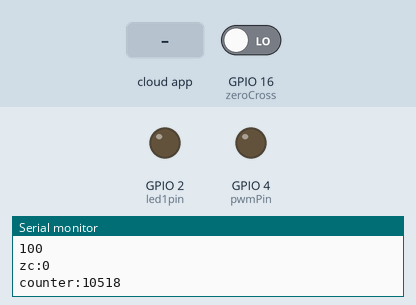
Bench run of a sketch on a simulated ESP32. Parts: output pins drawn as LEDs (lit = HIGH), the last lines printed to the serial monitor. Inputs (shaded band) come from the test bench; at power-on: GPIO 16 (zeroCross) LOW. WiFi joins after 1.5 s; servers stay silent unless stated; the Firebase database answers and starts empty.

Above: at 2.7 s.
2.8 s: GPIO 16 (zeroCross) driven HIGH
At 3.6 s:
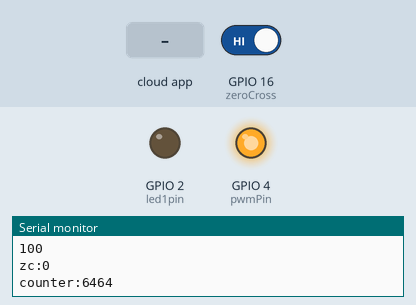
4.3 s: the phone or cloud app sets switch to on
At 5.3 s:
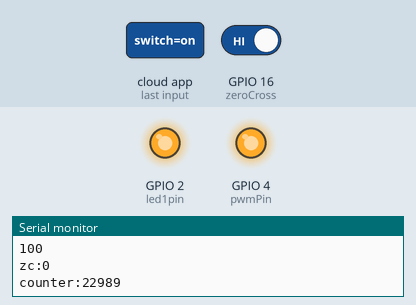
Timing chart, 0 to 7.3 s (numbered marks = the images above; inputs shaded):
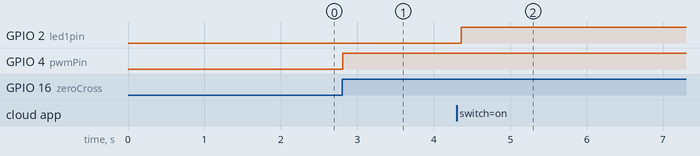

Measured:
- after the input at 2.8 s, GPIO 4 (pwmPin): LOW → HIGH at once
- after the input at 4.3 s, GPIO 2 (led1pin): LOW → HIGH after 0.06 s

The sketch:

smartlamp.ino
```cpp
#include <WiFi.h>
#include <WiFiClientSecure.h>
#include <ArduinoJson.h>
#include <FirebaseESP32.h>

/* Wifi SSID and password */
#define WIFI_SSID "YOUR WIFI SSID"
#define WIFI_PASSWORD "YOUR WIFI PASSWORD"

/* Firebase host and authkey */
#define FIREBASE_HOST "YOUR FIREBASE HOST"
#define FIREBASE_Authorization_key "YOUR AUTHKEY"

#define pwmPin 4
#define zeroCross 16

WiFiClientSecure secured_client;
FirebaseData fbdo;
hw_timer_t * timer = NULL;

int led1pin = 2;
int dimVal = 0;
int zcstate = 0;
int counter = 0;
int val = 0;

/* External interrupt function */
void IRAM_ATTR zcDetect() {

  zcstate = 1;  // For 60Hz =>65
  counter = 0;
  digitalWrite(pwmPin, LOW);
}

/* Timer interrupt function */
void IRAM_ATTR onTimer() {
  /* at 50Hz, every 1 cycle (0.02 s) is 2 interrupt, 1 interupt 10ms or 10000uS.
    dimming 1-100, every 1 counter is 100us */
  counter++;
  if ((zcstate == 1) && (counter == val)) {
    digitalWrite(pwmPin, HIGH);
    counter = 0;
    zcstate = 0;
  }
}

void setup() {
  // put your setup code here, to run once:
  Serial.begin(115200);
  Serial.println();
  /* initialization GPIO */
  pinMode(led1pin, OUTPUT);
  pinMode(pwmPin, OUTPUT);
  pinMode(zeroCross, INPUT);
  /* attach function when external interrupt triggered */
  attachInterrupt(zeroCross, zcDetect, RISING);
  /* connect internet with acces point */
  WiFi.begin(WIFI_SSID, WIFI_PASSWORD);
  while (WiFi.status() != WL_CONNECTED) {
    Serial.print(".");
    delay(500);
  }
  Serial.print("\nWiFi connected. IP address: ");
  Serial.println(WiFi.localIP());
  /* connect to realtime database in firebase */
  Firebase.begin(FIREBASE_HOST, FIREBASE_Authorization_key);
  Firebase.reconnectWiFi(true);
  /* Use 1st timer of 4 (counted from zero)*/
  /* to  make 1 tick = 1 us, set prescaler 80. 1/(80MHZ/80) = 1us */
  timer = timerBegin(0, 80, true);
  /* Attach onTimer function to our timer */
  timerAttachInterrupt(timer, &onTimer, true);
  /* 1 tick is 1 us, call on timer every 100us */
  /* Repeat the alarm (third parameter) */
  timerAlarmWrite(timer, 100, true);
  /* Start an alarm */
  timerAlarmEnable(timer);
}

void loop() {
  // currentTime=millis();

  /* Retrieve data from firebase */
  if (Firebase.getString(fbdo, "/data/switch")) {
    if (fbdo.stringData() == "on") {
      digitalWrite(led1pin, HIGH);
      if (Firebase.getString(fbdo, "/data/brightness")) {
        dimVal = fbdo.stringData().toInt();
        if (dimVal <= 100) {
          /* set dimmer value */
          val = map(dimVal, 0, 100, 100, 1);
        }
      }
    } else {
      digitalWrite(led1pin, LOW);
      val = 100;
    }
  }
  Serial.println(val);
  Serial.print("zc:");
  Serial.println(zcstate);
  Serial.print("counter:");
  Serial.println(counter);
}
```
